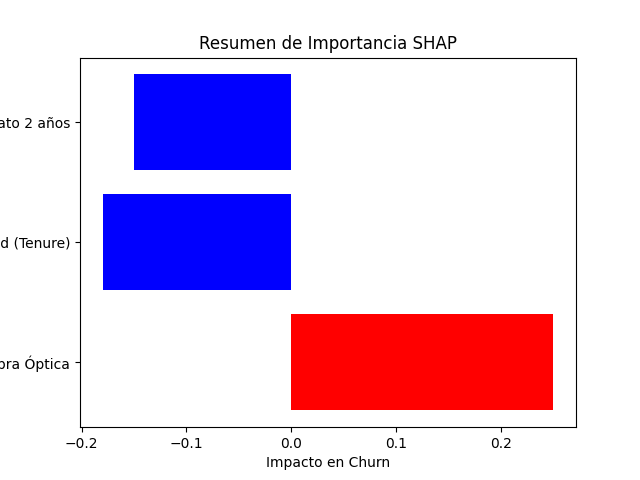

Python code for this plot:
import matplotlib.pyplot as plt

labels = ['Fibra Óptica', 'Antigüedad (Tenure)', 'Contrato 2 años']
values = [0.25, -0.18, -0.15]

fig, ax = plt.subplots()
ax.barh(labels, values, color=['red' if v > 0 else 'blue' for v in values])
ax.set_xlabel('Impacto en Churn')
ax.set_title('Resumen de Importancia SHAP')

plt.savefig('shap_summary.png')
print('Archivo guardado: shap_summary.png')